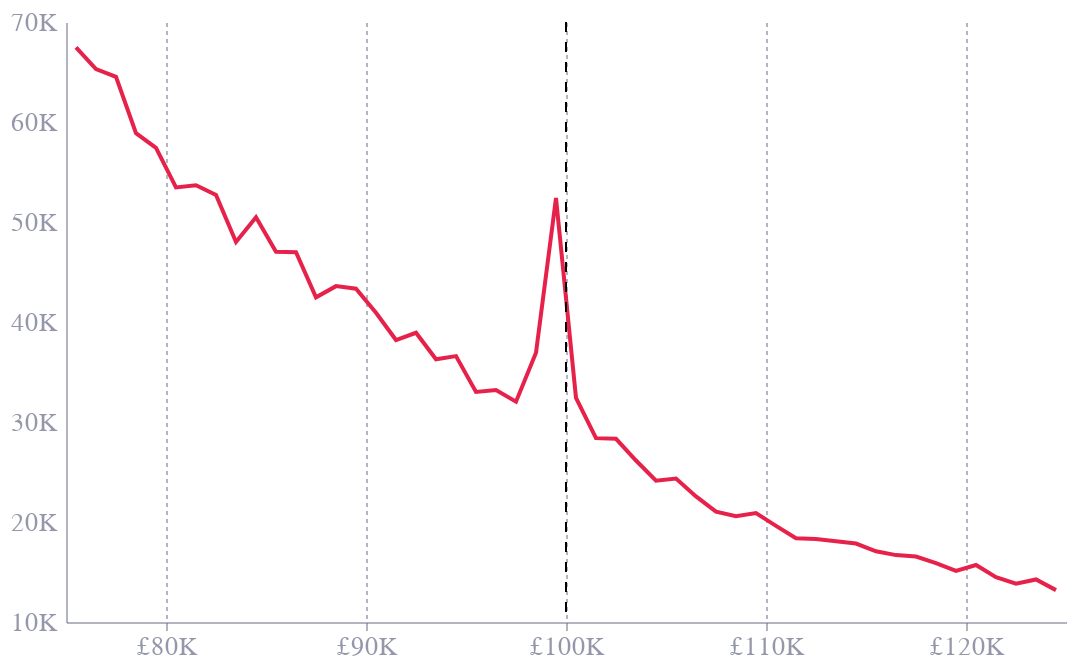

Notebook cell for this chart:
### Code cell
df1 = df1[(df1['bin'] >= 75000) & (df1['bin'] <= 125000)]

line = alt.Chart(df1).mark_line().encode(
    x=alt.X('bin', 
            scale=alt.Scale(domain=[75000,125000]), 
            axis=alt.Axis(title="",#"Annual Income",
                          titleFontSize=14, 
                          labelExpr="'£' + datum.value / 1000 + 'K'",
                          labelFontSize=13, 
                          tickCount=6)),
    y=alt.Y('weighted_count', 
            scale=alt.Scale(domain=[10000,70000]), 
            axis=alt.Axis(title="",#"Taxpayers",
                          titleFontSize=14,
                          titleX= -29,
                          titleY = -10, 
                          grid=False, 
                          labelExpr="datum.value / 1000 + 'K'",
                          labelFontSize=13,
                          )),
    tooltip=[alt.Tooltip('weighted_count', format=',.0f', title='Taxpayers'),
            alt.Tooltip('bin', format=',.0f', title='Income (£)')]
)

vertical_line = alt.Chart(pd.DataFrame({'x': [100000]})).mark_rule(color='black', strokeDash=[5,5]).encode(
    x='x'
)

chart = line + vertical_line

chart.properties(
    width=500,
    height=300,
    title=alt.TitleParams(
        text="",#'Taxpayers Limit Income to Avoid the "Tax Trap"',
        fontSize=16,
        anchor="start"))

### Figure 1 — Vega-Lite specification as saved in the notebook (floating-point values rounded to 4 significant figures)
{"config": {"font": "Circular Std", "text": {"color": "#676A86", "align": "left", "baseline": "middle", "dx": 7, "dy": 0, "fontSize": 11}, "view": {"stroke": null, "continuousWidth": 400, "continuousHeight": 300, "discreteWidth": 400, "discreteHeight": 300}, "range": {"category": ["#36B7B4", "#E6224B", "#F4C245", "#0063AF", "#00A767", "#179FDB", "#EB5C2E"], "diverging": ["#E6224B", "#E54753", "#C9C9C9", "#179FDB", "#122B39"], "heatmap": ["#C9C9C9", "#179FDB", "#0063AF", "#122B39"], "ordinal": ["#00A767", "#36B7B4", "#179FDB", "#0063AF", "#243B5A"]}, "bar": {"color": "#179fdb"}, "line": {"color": "#e6224b"}, "rule": {"color": "#676A86"}, "area": {"opacity": 0.3}, "point": {"filled": true, "size": 80, "color": "#e6224b", "opacity": 0.95}, "geoshape": {"stroke": "white", "strokeWidth": 0.3}, "rect": {"fill": "#d6d4d4", "opacity": 0.3}, "axis": {"labelColor": "#676A86", "labelFontSize": 11, "labelFont": "Circular Std", "labelOpacity": 0.7, "tickColor": "#676A86", "tickOpacity": 0.5, "domainColor": "#676A86", "domainOpacity": 0.5, "gridColor": "#676A86", "gridDash": [2, 2], "gridOpacity": 0.5, "title": null, "titleColor": "#676A86", "titleOpacity": 0.8, "tickSize": 4}, "axisXDiscrete": {"grid": false, "labelAngle": 0, "tickCount": 10, "tickOpacity": 0.5, "title": null}, "axisYDiscrete": {"ticks": false, "labelPadding": 5}, "axisXTemporal": {"grid": false, "ticks": true}, "axisXQuantitative": {"grid": true}, "axisYQuantitative": {"gridColor": "#676A86", "gridDash": [1, 5], "gridOpacity": 0.5, "ticks": false, "labelPadding": 5, "tickCount": 8, "titleAngle": 0, "titleAlign": "left", "titleBaseline": "bottom", "titleX": 0, "titleY": -5}, "title": {"color": "#676A86E6", "subtitleColor": "#676A86", "font": "Circular Std", "subtitleFont": "Circular Std", "anchor": "start", "fontSize": 14, "subtitleFontSize": 12, "subtitlePadding": 4, "offset": 0, "frame": "group"}, "legend": {"titleColor": "#122b39", "title": null, "labelColor": "#122b39", "labelFontSize": 11}}, "layer": [{"data": {"name": "data-b2543c4d13d057553351b8fab3821874"}, "mark": {"type": "line"}, "encoding": {"tooltip": [{"field": "weighted_count", "format": ",.0f", "title": "Taxpayers", "type": "quantitative"}, {"field": "bin", "format": ",.0f", "title": "Income (£)", "type": "quantitative"}], "x": {"axis": {"labelExpr": "'£' + datum.value / 1000 + 'K'", "labelFontSize": 13, "tickCount": 6, "title": "", "titleFontSize": 14}, "field": "bin", "scale": {"domain": [75000, 125000]}, "type": "quantitative"}, "y": {"axis": {"grid": false, "labelExpr": "datum.value / 1000 + 'K'", "labelFontSize": 13, "title": "", "titleFontSize": 14, "titleX": -29, "titleY": -10}, "field": "weighted_count", "scale": {"domain": [10000, 70000]}, "type": "quantitative"}}}, {"data": {"name": "data-be7f0442aa1a6790dd415e456d2160a4"}, "mark": {"type": "rule", "color": "black", "strokeDash": [5, 5]}, "encoding": {"x": {"field": "x", "type": "quantitative"}}}], "height": 300, "title": {"text": "", "anchor": "start", "fontSize": 16}, "width": 500, "$schema": "https://vega.github.io/schema/vega-lite/v5.20.1.json", "datasets": {"data-b2543c4d13d057553351b8fab3821874": [{"bin": 75500, "weighted_count": 67470.0}, {"bin": 76500, "weighted_count": 65280.0}, {"bin": 77500, "weighted_count": 64520.0}, {"bin": 78500, "weighted_count": 58880.0}, {"bin": 79500, "weighted_count": 57420.0}, {"bin": 80500, "weighted_count": 53460.0}, {"bin": 81500, "weighted_count": 53670.0}, {"bin": 82500, "weighted_count": 52710.0}, {"bin": 83500, "weighted_count": 48000.0}, {"bin": 84500, "weighted_count": 50480.0}, {"bin": 85500, "weighted_count": 47020.0}, {"bin": 86500, "weighted_count": 46980.0}, {"bin": 87500, "weighted_count": 42470.0}, {"bin": 88500, "weighted_count": 43590.0}, {"bin": 89500, "weighted_count": 43330.0}, {"bin": 90500, "weighted_count": 40920.0}, {"bin": 91500, "weighted_count": 38200.0}, {"bin": 92500, "weighted_count": 38930.0}, {"bin": 93500, "weighted_count": 36280.0}, {"bin": 94500, "weighted_count": 36590.0}, {"bin": 95500, "weighted_count": 33000.0}, {"bin": 96500, "weighted_count": 33200.0}, {"bin": 97500, "weighted_count": 32030.0}, {"bin": 98500, "weighted_count": 36920.0}, {"bin": 99500, "weighted_count": 52400.0}, {"bin": 100500, "weighted_count": 32410.0}, {"bin": 101500, "weighted_count": 28390.0}, {"bin": 102500, "weighted_count": 28320.0}, {"bin": 103500, "weighted_count": 26150.0}, {"bin": 104500, "weighted_count": 24130.0}, {"bin": 105500, "weighted_count": 24340.0}, {"bin": 106500, "weighted_count": 22560.0}, {"bin": 107500, "weighted_count": 21040.0}, {"bin": 108500, "weighted_count": 20570.0}, {"bin": 109500, "weighted_count": 20890.0}, {"bin": 110500, "weighted_count": 19610.0}, {"bin": 111500, "weighted_count": 18380.0}, {"bin": 112500, "weighted_count": 18310.0}, {"bin": 113500, "weighted_count": 18070.0}, {"bin": 114500, "weighted_count": 17850.0}, {"bin": 115500, "weighted_count": 17070.0}, {"bin": 116500, "weighted_count": 16690.0}, {"bin": 117500, "weighted_count": 16550.0}, {"bin": 118500, "weighted_count": 15900.0}, {"bin": 119500, "weighted_count": 15110.0}, {"bin": 120500, "weighted_count": 15700.0}, {"bin": 121500, "weighted_count": 14480.0}, {"bin": 122500, "weighted_count": 13840.0}, {"bin": 123500, "weighted_count": 14250.0}, {"bin": 124500, "weighted_count": 13190.0}], "data-be7f0442aa1a6790dd415e456d2160a4": [{"x": 100000}]}}
